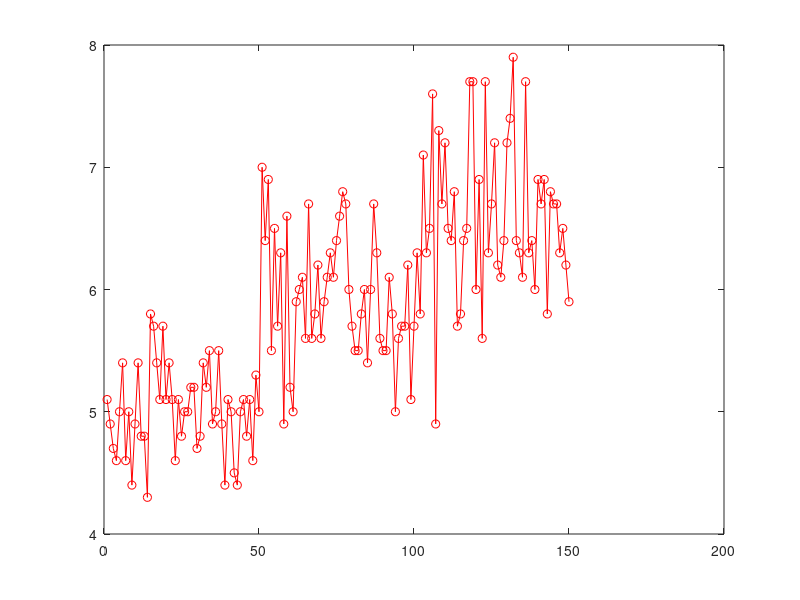

Write the MATLAB code that produced this figure. (Note: this script raises an error after producing the figure.)
clear all;
close all;
clc;

%%%%%%%%%%%%%%%%%%%%%%%%%%%%%%%%%%%%%%%%%%%%%%%%%%%%%%%%%%%%%%%%%%%%%%%%%%
% EXPLORATORY ANALYSIS OF DATA:
% PRML R. Benitez 2019
%%%%%%%%%%%%%%%%%%%%%%%%%%%%%%%%%%%%%%%%%%%%%%%%%%%%%%%%%%%%%%%%%%%%%%%%%%

% Load Iris database. Access the database at the UCI Machine Learning Repository:
% https://archive.ics.uci.edu/ml/datasets/iris

load fisheriris; % MATLAB built-in dataset
% 1. sepal length in cm
% 2. sepal width in cm
% 3. petal length in cm
% 4. petal width in cm
% 5. class:
% -- Iris Setosa
% -- Iris Versicolour
% -- Iris Virginica

% 1. DATA VISUALIZATION: 

% 1.1 basic plot univariate:
figure;
plot(meas(:,1),'ro-');

% 1.2 histogram: 
figure; 
histogram(meas(:,3),30);

% 1.3 boxplot: quantiles 25%, 50%, 75% and outliers
figure; 
boxplot(meas(:,1));

% 1.4 scatter plot two variables:
figure;
scatter(meas(:,1),meas(:,2),'ro');

% 1.5 scatter plot matrix 
figure;
gplotmatrix(meas,[],species);

% 1.6 grouped scatter plot matrix 
figure;
gplotmatrix(meas,[],species,{'r','g','b'},[],10,'on','variable',{'SL','SW','PL','PW'});

% 1.7 Correlation plot: scatter plot matrix with statistical test of pairwise linear correlations 
figure;corrplot(meas,'VarNames',{'SL','SW','PL','PW'},'testR','on');

% 1.8 quantile-quantile plot (q-q plot): Check two variables have the same distribution
figure;
qqplot(meas(:,1),meas(:,2));

% 1.9 quantile-quantile plot (q-q plot): Check a variable is normally
% distributed
figure;
qqplot(meas(:,1));

% 2. CLUSTER ANALYSIS:

% 2.1 k-means clustering:
k = 3; % Number of clusters 
T1 = kmeans(meas,k);
% Represent clustering results using grouped scatter plot matrix:
figure;
gplotmatrix(meas,[],T1);

% 2.2. Hierarchical clustering:
D = pdist(meas); % pairwise distances between observations
Y = squareform(D); 
Z = linkage(Y); % group into clusters 
figure;
dendrogram(Z); % Represent dendrogram
k = 3; % Number of clusters 
T2 = cluster(Z,'maxclust',k); % Cluster the data thresholding the dendrogram in order to have k clusters

% Represent clustering results using grouped scatter plot matrix:
figure;
gplotmatrix(meas,[],T2);

%2.3 Clustering with a Gaussian Mixture Model:
options = statset('MaxIter',1000);
k = 3; % Number of clusters 
obj = gmdistribution.fit(meas,k);% Build a GMM model with k gaussians

prob = obj.posterior(meas); % Compute the probability that each observation belongs to each cluster
[val T3] = max(prob'); % Assign each observation to the more likely cluster

% Represent clustering results using grouped scatter plot matrix:
figure;
gplotmatrix(meas,[],T3);

% 2.4 Evaluate the clustering results 
s1 = mean(silhouette(meas,T1,'cityblock'));
s2 = mean(silhouette(meas,T2,'cityblock'));
s3 = mean(silhouette(meas,T3,'cityblock'));

% 2.4 Model selection: How many clusters? 
krange = 1:6; % testing range
evakmeans = evalclusters(meas,'kmeans','CalinskiHarabasz','KList',krange); % optimal kmeans
evahier = evalclusters(meas,'linkage','CalinskiHarabasz','KList',krange); % optimal hierarchical
evagmm = evalclusters(meas,'gmdistribution','CalinskiHarabasz','KList',krange); % optimal GMM
% Explicit test of the GMM model selection uwing BIC: 
BIC = [];
for k = krange
   gmm{k} = gmdistribution.fit(meas,k);
   BIC = [BIC gmm{k}.BIC];
end; 
[minBIC ibest]= min(BIC);

% 3. DIMENSIONALITY REDUCTION

% 3.1 Principal Component Analysis (PCA):
[evec,PCA_projA,eval] = pca(meas);

% 3.2 Alternate method: diagonalize the covariance matrix of the data:
[eve eva] = eig(cov(meas));

% 3.3 Scree plot: Plot relevnce of each component (variance explained):
100*eval/sum(eval)

